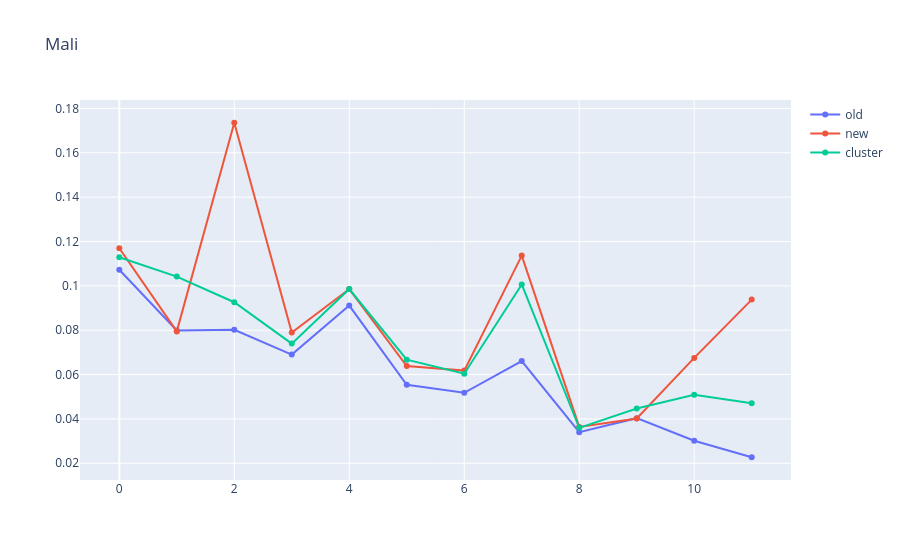
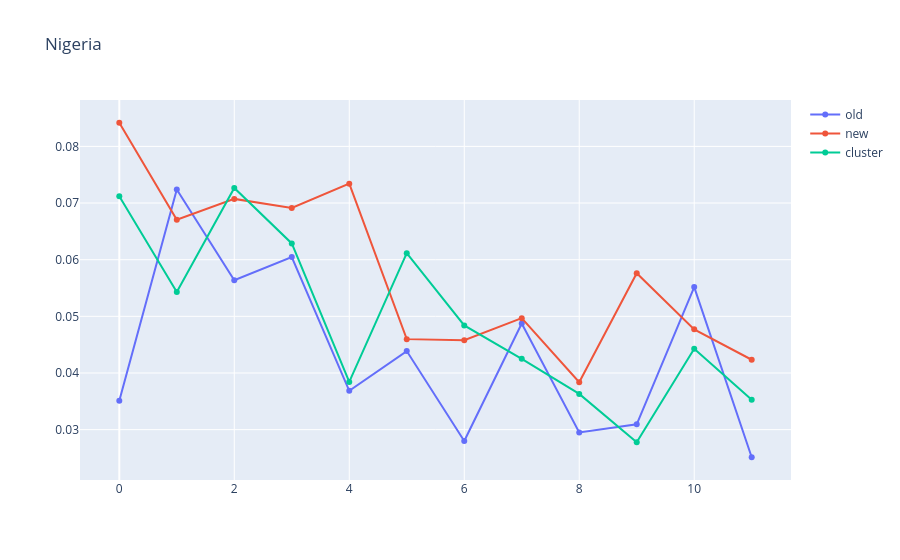
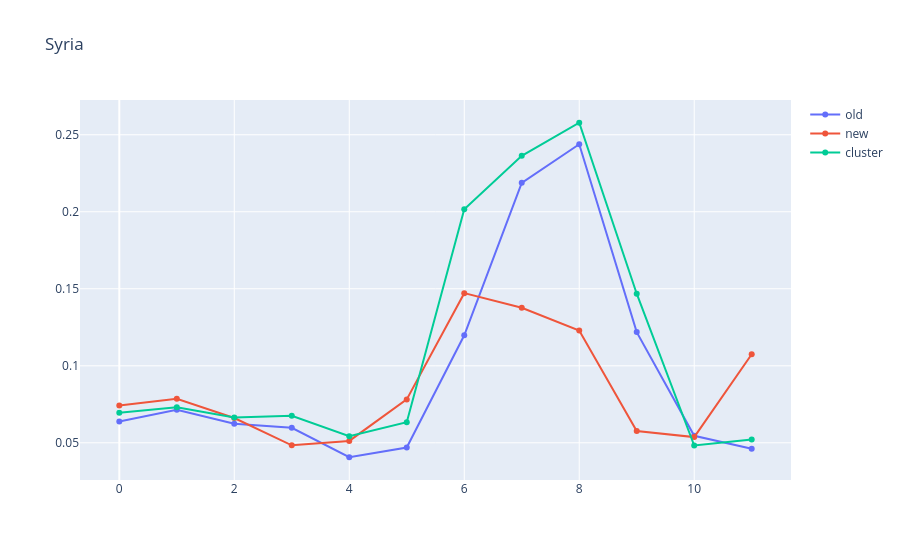
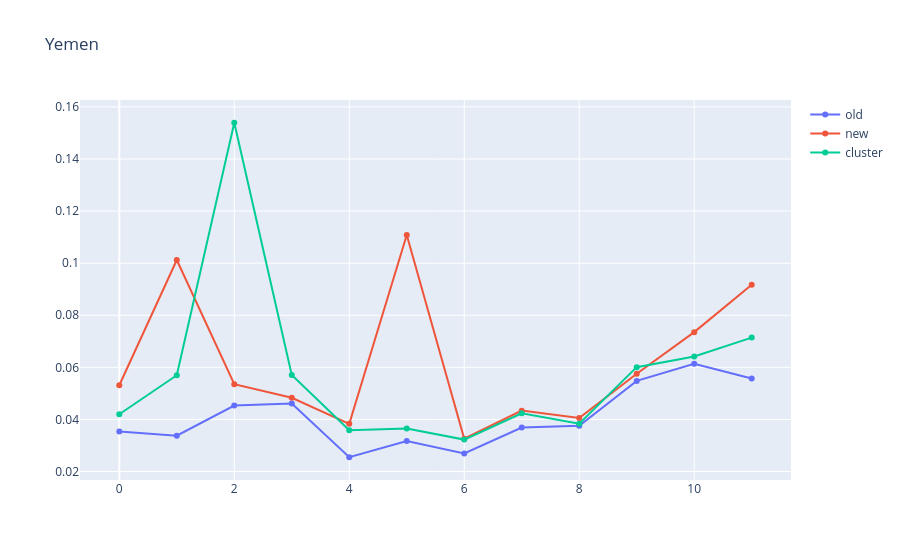

The cell these charts' notebook holds for them, in order:
### Code cell
res = []
country = []
model = []
for c in ['Mali', 'Nigeria', 'Syria','Yemen']:
  
    old = performances_forecasts(c)
    model.append('old')
    res.append(old)  
    country.append(c)
      
        
    dfn = pd.read_csv(f"../FamPredAI/new_predictions/{c}_RC_100.csv")
    new = dfn.groupby('split').apply(lambda g: rmse(g.data, g.prediction)).values
    model.append('new')
    res.append(new)  
    country.append(c)
  

    hp = pd.read_csv(f"grid_search_data/best_hyperparameters/HP_RC_{c}.csv")
    hp = hp["metric60"]
    
    model.append('hp')
    res.append(hp)  
    country.append(c)
    
    f = go.Figure()
    f.add_trace(go.Scatter(x=np.arange(len(old)), y=old, name='old'))
    f.add_trace(go.Scatter(x=np.arange(len(old)), y=new, name='new'))
    f.add_trace(go.Scatter(x=np.arange(len(old)), y=hp, name='cluster'))
    f.update_layout(title=c)
    f.show()
    
    
df = pd.DataFrame()
df['perf'] = res
df['model'] = model
df['country'] = country

### Figure 1 — Plotly figure (JSON) as saved in the notebook; plotly's stock layout.template omitted (floating-point values rounded to 4 significant figures)
{"data": [{"name": "old", "type": "scatter", "x": [0, 1, 2, 3, 4, 5, 6, 7, 8, 9, 10, 11], "y": [0.1073, 0.07985, 0.08017, 0.069, 0.09111, 0.05537, 0.05178, 0.06605, 0.03401, 0.04032, 0.03015, 0.0227]}, {"name": "new", "type": "scatter", "x": [0, 1, 2, 3, 4, 5, 6, 7, 8, 9, 10, 11], "y": [0.1169, 0.07946, 0.1735, 0.07895, 0.09854, 0.06384, 0.06179, 0.1136, 0.03639, 0.04018, 0.06751, 0.09378]}, {"name": "cluster", "type": "scatter", "x": [0, 1, 2, 3, 4, 5, 6, 7, 8, 9, 10, 11], "y": [0.1129, 0.1042, 0.0926, 0.07394, 0.09857, 0.0667, 0.06039, 0.1006, 0.03596, 0.04468, 0.05086, 0.04706]}], "layout": {"title": {"text": "Mali"}}}

### Figure 2 — Plotly figure (JSON) as saved in the notebook; plotly's stock layout.template omitted (floating-point values rounded to 4 significant figures)
{"data": [{"name": "old", "type": "scatter", "x": [0, 1, 2, 3, 4, 5, 6, 7, 8, 9, 10, 11], "y": [0.03508, 0.0724, 0.05636, 0.06047, 0.03686, 0.04387, 0.028, 0.04874, 0.02951, 0.03095, 0.05517, 0.02512]}, {"name": "new", "type": "scatter", "x": [0, 1, 2, 3, 4, 5, 6, 7, 8, 9, 10, 11], "y": [0.08417, 0.06705, 0.07073, 0.06914, 0.07342, 0.04598, 0.0458, 0.04968, 0.03837, 0.0576, 0.0477, 0.04234]}, {"name": "cluster", "type": "scatter", "x": [0, 1, 2, 3, 4, 5, 6, 7, 8, 9, 10, 11], "y": [0.07119, 0.05428, 0.07266, 0.06287, 0.03843, 0.06115, 0.04839, 0.0425, 0.0363, 0.02777, 0.04426, 0.03527]}], "layout": {"title": {"text": "Nigeria"}}}

### Figure 3 — Plotly figure (JSON) as saved in the notebook; plotly's stock layout.template omitted (floating-point values rounded to 4 significant figures)
{"data": [{"name": "old", "type": "scatter", "x": [0, 1, 2, 3, 4, 5, 6, 7, 8, 9, 10, 11], "y": [0.06379, 0.07138, 0.06232, 0.05973, 0.04062, 0.04696, 0.1198, 0.2188, 0.2438, 0.1219, 0.05456, 0.04607]}, {"name": "new", "type": "scatter", "x": [0, 1, 2, 3, 4, 5, 6, 7, 8, 9, 10, 11], "y": [0.07425, 0.07852, 0.0661, 0.04837, 0.05121, 0.07819, 0.1472, 0.1377, 0.1229, 0.05765, 0.05369, 0.1075]}, {"name": "cluster", "type": "scatter", "x": [0, 1, 2, 3, 4, 5, 6, 7, 8, 9, 10, 11], "y": [0.06957, 0.07306, 0.06649, 0.06759, 0.05421, 0.06335, 0.2016, 0.2363, 0.2578, 0.1468, 0.04824, 0.05216]}], "layout": {"title": {"text": "Syria"}}}

### Figure 4 — Plotly figure (JSON) as saved in the notebook; plotly's stock layout.template omitted (floating-point values rounded to 4 significant figures)
{"data": [{"name": "old", "type": "scatter", "x": [0, 1, 2, 3, 4, 5, 6, 7, 8, 9, 10, 11], "y": [0.0354, 0.03373, 0.04531, 0.04607, 0.02547, 0.03171, 0.02696, 0.03688, 0.03756, 0.05479, 0.06135, 0.05574]}, {"name": "new", "type": "scatter", "x": [0, 1, 2, 3, 4, 5, 6, 7, 8, 9, 10, 11], "y": [0.05313, 0.1012, 0.05353, 0.0483, 0.03829, 0.1108, 0.03258, 0.04338, 0.04053, 0.05753, 0.07351, 0.09169]}, {"name": "cluster", "type": "scatter", "x": [0, 1, 2, 3, 4, 5, 6, 7, 8, 9, 10, 11], "y": [0.04197, 0.05696, 0.1539, 0.05705, 0.03587, 0.0365, 0.03225, 0.04236, 0.03834, 0.06007, 0.06414, 0.07141]}], "layout": {"title": {"text": "Yemen"}}}
